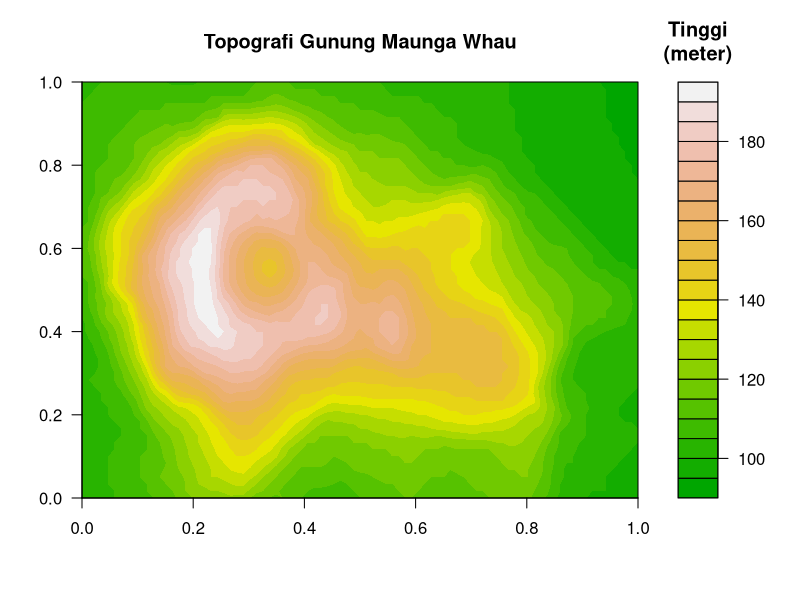
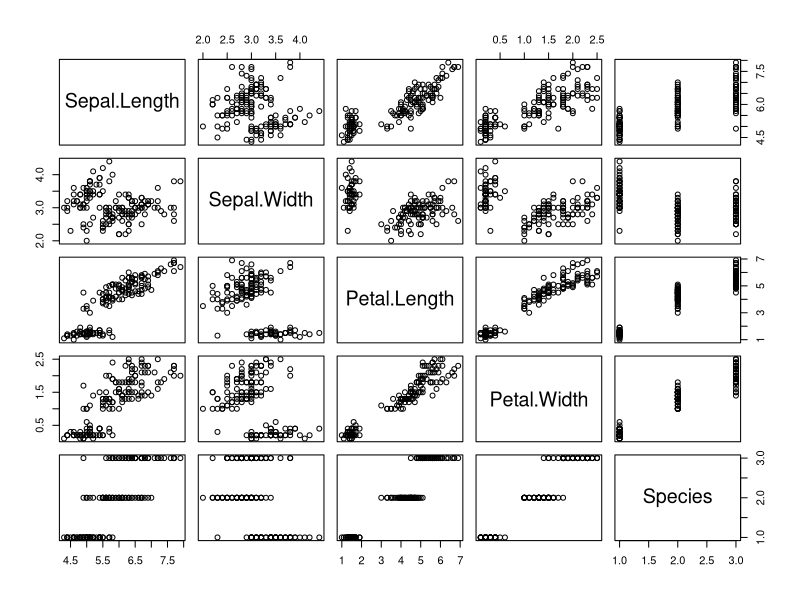

Generate these figures, in order, with R:
## ---- chunk 1
knitr::opts_chunk$set(
  collapse = TRUE,
  comment = "#>"
)
## ---- chunk 2
head(mtcars) # melihat 6 baris pertama dari data mtcars, mtcars adalah data bawaan yang tersedia di R
summary(mtcars) # melihat rigkasan statustik dari data data mtcars
## ---- chunk 3
filled.contour(volcano,
               color.palette = terrain.colors, 
               plot.title = title("Topografi Gunung Maunga Whau"), 
               key.title = title("Tinggi\n(meter)"))
## ---- chunk 4
"Halo, nama saya adalah ..." # isi dengan nama Anda
## ---- chunk 5
123
## ---- chunk 6
c(1, 2, 3, 4)
c("r", "academy", "telkom", "university")
list(15, "r", "TRUE", 24L)
## ---- chunk 7
huruf_vokal <- c("a", "i", "u", "e", "o") # objek data tersimpan dengan nama 'huruf_vokal', namun tidak tercetak pada layar
huruf_vokal # mencetak objek data dengan nama 'huruf_vokal' pada layar (Anda juga dapat menuliskannya sebagai "print(huruf_vokal)")
## ---- chunk 8
typeof(huruf_vokal)

beragam <- c(2.7, "berbeda", TRUE, 4L) # 2.7 bertipe double, "berbeda" bertipe character, TRUE bertipe logical, 4L bertipe integer
typeof(beragam) # cek tipe dari objek data dengan nama 'beragam'
## ---- chunk 9
5 + 6
580 - 13
75 * 65
983/56
54^3
27 %% 5
27 %/% 3
## ---- chunk 10
x <- c(34, 86, 98, 23, 66)
y <- c(5, 6, 2, 8, 4)
x + y
x - y
x * y
x / y
x ^ y
x %% y
x %/% y
## ---- chunk 11
iris # mencetak data di konsol
?iris # ___
dim(iris) # ___
str(iris) # ___
colnames(iris) # ___
head(iris) # ___
head(iris, 10) # ___
tail(iris) # ___
tail(iris, 10) # ___
summary(iris) # ___
iris[1, ] # subset data pada baris 1
iris[c(1, 6, 12),] # ___
iris[ ,2] # subset atau ekstrak data pada kolom 2
iris[2,2] # ___
iris$Sepal.Length # ekstrak data pada kolom 'Sepal.Length'
class(iris$Species) # ___
length(iris$Petal.Width) # ___
levels(iris$Species) # ___
length(levels(iris$Species)) # ___
unique(iris$Species) # ___
length(unique(iris$Species)) # ___
mean(iris$Sepal.Length) # ___
sd(iris$Sepal.Length) # ___
median(iris$Sepal.Width) # ___
sum(iris$Petal.Length) # ___
plot(iris) # ___
cor(iris[, -5]) # ___
write.csv(iris, file = "iris.csv", row.names = FALSE) # ___
